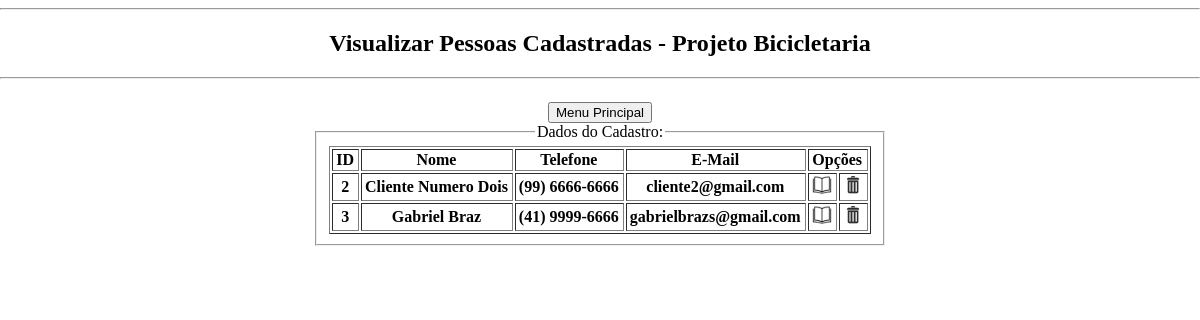
Before: /listarPessoas-ADM.php with the older database file.
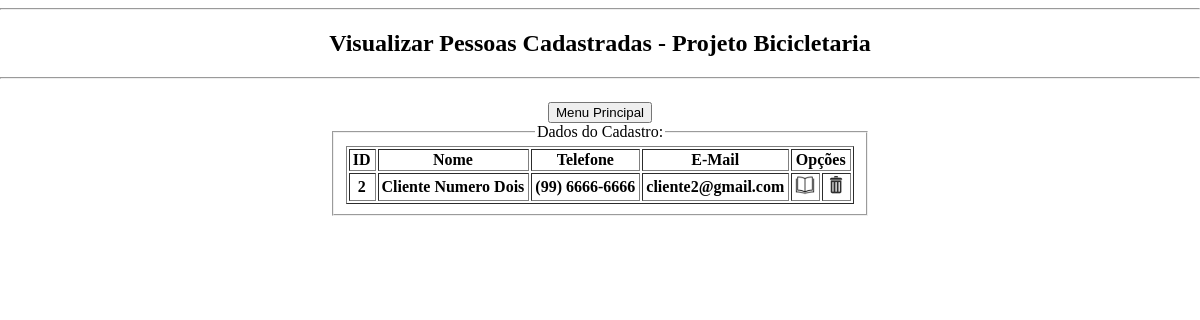
After: the same page with the newer database file.
### tables this page shows
CREATE TABLE `pessoa` (
  `idPessoa` int(11) NOT NULL,
  `nome` varchar(200) NOT NULL,
  `telefone` varchar(15) DEFAULT NULL,
  `idUsuario_Pessoa` int(11) NOT NULL
);

CREATE TABLE `usuario` (
  `idUsuario` int(11) NOT NULL,
  `email` varchar(200) NOT NULL,
  `senha` varchar(32) NOT NULL,
  `idListaPerfil_Usuario` int(11) NOT NULL
);

### listarPessoas-ADM.php (the view, shortened to what this page needs)
<!DOCTYPE HTML>
<html lang="pt-br">
	<head>
		<link rel="stylesheet" type="text/css" href="stylesheet.css" />
	</head>
	<body>
		<header>
			<hr>
			<h2><center>Visualizar Pessoas Cadastradas - Projeto Bicicletaria</center></h2>
			<hr>
		</header>
		<nav>
			<a href="menuADM.php">
				<input class="botaoTop" type="button" value="Menu Principal" name="index" align="center">
			</a>
		</nav>
		<fieldset>
			<legend>
				Dados do Cadastro:
			</legend>
			<table border="1" style ="margin : 0 auto">
				<th>ID</th>
				<th>Nome</th>
				<th>Telefone</th>
				<th>E-Mail</th>
				<th colspan="2">Opções</th>
				<?php
					include "conexao.php";
					$sql = "SELECT idPessoa, nome, telefone, usuario.email
							FROM pessoa
							LEFT JOIN usuario ON usuario.idUsuario = pessoa.idUsuario_Pessoa
							GROUP BY pessoa.idPessoa";
					$contatos = $conex -> prepare($sql);
					$contatos -> execute();
					foreach($contatos as $bolacha)
					{
							$id = $bolacha['idPessoa'];
							$nome = $bolacha['nome'];
							$telefone = $bolacha['telefone'];
							$email = $bolacha['email'];
							echo "<tr>";
							echo "<th>".$id."</th>";
							echo "<th>".$nome."</th>";
							echo "<th>".$telefone."</th>";
							echo "<th>".$email."</th>";
							echo "<th>
									<a href='edicaoPessoas.php?idPessoa=$id&editar=editar'>
										<img src='imagens/Expandir01.png' width='20px'>
									</a>
								  </th>";
							echo "<th>
									<a href='exclusaoPessoas.php?idPessoa=$id&editar=editar'>
										<img src='imagens/Lixo01.png' width='20px'>
									</a>
								  </th>";
							echo "</tr>";
					}
				?>
			</table>
		</fieldset>
	</body>
</html>

### stylesheet.css (style rules this page uses)
html, body { width: 100%; height: 100%; margin: 0 auto; text-align: center; }
input.botaoTop { margin-top:15px; }
th { padding-left: 3px; padding-right: 4px; white-space: nowrap; }
fieldset { margin-bottom: 25px; margin-top: 10px; max-width: 100px; width: 75%; margin: 0 auto; }
legend { margin-bottom: 0px; margin-top: 23px; }
a { text-decoration: none; }

Changed rows visible on the page:
removed pessoa: idPessoa "3", nome "Gabriel Braz", telefone "(41) 9999-6666", idUsuario_Pessoa.email "gabrielbrazs@gmail.com"
